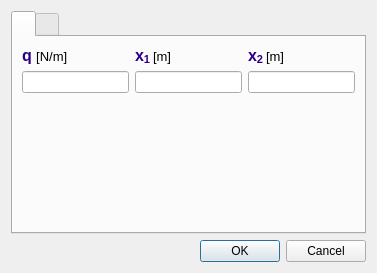
<?xml version="1.0" encoding="UTF-8"?>
<ui version="4.0">
 <class>distributedloaddialog</class>
 <widget class="QDialog" name="distributedloaddialog">
  <property name="geometry">
   <rect>
    <x>0</x>
    <y>0</y>
    <width>377</width>
    <height>273</height>
   </rect>
  </property>
  <property name="windowTitle">
   <string>Add Distributed Load</string>
  </property>
  <property name="modal">
   <bool>true</bool>
  </property>
  <layout class="QVBoxLayout" name="verticalLayout">
   <item>
    <widget class="QTabWidget" name="tabWidget">
     <property name="currentIndex">
      <number>0</number>
     </property>
     <property name="iconSize">
      <size>
       <width>149</width>
       <height>56</height>
      </size>
     </property>
     <widget class="QWidget" name="uniform">
      <attribute name="icon">
       <iconset>
        <normalon>:/files/images/dist_uniformload.png</normalon>
       </iconset>
      </attribute>
      <attribute name="title">
       <string/>
      </attribute>
      <layout class="QGridLayout" name="gridLayout_2">
       <item row="0" column="0">
        <widget class="QLabel" name="label_5">
         <property name="text">
          <string notr="true">&lt;html&gt;&lt;head/&gt;&lt;body&gt;&lt;p&gt;&lt;span style=&quot; font-size:12pt; font-weight:600; color:#2b0086;&quot;&gt;q &lt;/span&gt;&lt;span style=&quot; font-size:10pt; color:#000000;&quot;&gt;[N/m]&lt;/span&gt;&lt;/p&gt;&lt;/body&gt;&lt;/html&gt;</string>
         </property>
        </widget>
       </item>
       <item row="2" column="1">
        <spacer name="verticalSpacer">
         <property name="orientation">
          <enum>Qt::Vertical</enum>
         </property>
         <property name="sizeHint" stdset="0">
          <size>
           <width>20</width>
           <height>40</height>
          </size>
         </property>
        </spacer>
       </item>
       <item row="0" column="1">
        <widget class="QLabel" name="label_6">
         <property name="text">
          <string notr="true">&lt;html&gt;&lt;head/&gt;&lt;body&gt;&lt;p&gt;&lt;span style=&quot; font-size:12pt; font-weight:600; color:#2b0086;&quot;&gt;x&lt;/span&gt;&lt;span style=&quot; font-size:12pt; font-weight:600; color:#2b0086; vertical-align:sub;&quot;&gt;1 &lt;/span&gt;&lt;span style=&quot; font-size:10pt; color:#000000;&quot;&gt;[m]&lt;/span&gt;&lt;/p&gt;&lt;/body&gt;&lt;/html&gt;</string>
         </property>
        </widget>
       </item>
       <item row="1" column="1">
        <widget class="QLineEdit" name="un_x1">
         <property name="text">
          <string notr="true"/>
         </property>
        </widget>
       </item>
       <item row="1" column="2">
        <widget class="QLineEdit" name="un_x2">
         <property name="text">
          <string notr="true"/>
         </property>
        </widget>
       </item>
       <item row="1" column="0">
        <widget class="QLineEdit" name="un_q">
         <property name="text">
          <string notr="true"/>
         </property>
        </widget>
       </item>
       <item row="0" column="2">
        <widget class="QLabel" name="label_7">
         <property name="sizePolicy">
          <sizepolicy hsizetype="Preferred" vsizetype="Minimum">
           <horstretch>0</horstretch>
           <verstretch>0</verstretch>
          </sizepolicy>
         </property>
         <property name="text">
          <string notr="true">&lt;html&gt;&lt;head/&gt;&lt;body&gt;&lt;p&gt;&lt;span style=&quot; font-size:12pt; font-weight:600; color:#2b0086;&quot;&gt;x&lt;/span&gt;&lt;span style=&quot; font-size:12pt; font-weight:600; color:#2b0086; vertical-align:sub;&quot;&gt;2 &lt;/span&gt;&lt;span style=&quot; font-size:10pt; color:#000000;&quot;&gt;[m]&lt;/span&gt;&lt;/p&gt;&lt;/body&gt;&lt;/html&gt;</string>
         </property>
        </widget>
       </item>
      </layout>
     </widget>
     <widget class="QWidget" name="trapezoidal">
      <attribute name="icon">
       <iconset>
        <normalon>:/files/images/dist_trapezoidal.png</normalon>
       </iconset>
      </attribute>
      <attribute name="title">
       <string/>
      </attribute>
      <layout class="QGridLayout" name="gridLayout">
       <item row="0" column="0">
        <widget class="QLabel" name="label">
         <property name="toolTip">
          <string>&lt;html&gt;&lt;head/&gt;&lt;body&gt;&lt;p&gt;This value must be &lt;span style=&quot; font-weight:600;&quot;&gt;&amp;quot;0&amp;quot;&lt;/span&gt; for triangular load&lt;/p&gt;&lt;/body&gt;&lt;/html&gt;</string>
         </property>
         <property name="text">
          <string notr="true">&lt;html&gt;&lt;head/&gt;&lt;body&gt;&lt;p&gt;&lt;span style=&quot; font-size:12pt; font-weight:600; color:#2b0086;&quot;&gt;q&lt;/span&gt;&lt;span style=&quot; font-size:12pt; font-weight:600; color:#2b0086; vertical-align:sub;&quot;&gt;1 &lt;/span&gt;&lt;span style=&quot; font-size:10pt; color:#000000;&quot;&gt;[N/m]&lt;/span&gt;&lt;/p&gt;&lt;/body&gt;&lt;/html&gt;</string>
         </property>
        </widget>
       </item>
       <item row="0" column="1">
        <widget class="QLabel" name="label_2">
         <property name="text">
          <string notr="true">&lt;html&gt;&lt;head/&gt;&lt;body&gt;&lt;p&gt;&lt;span style=&quot; font-size:12pt; font-weight:600; color:#2b0086;&quot;&gt;q&lt;/span&gt;&lt;span style=&quot; font-size:12pt; font-weight:600; color:#2b0086; vertical-align:sub;&quot;&gt;2 &lt;/span&gt;&lt;span style=&quot; font-size:10pt; color:#000000;&quot;&gt;[N/m]&lt;/span&gt;&lt;/p&gt;&lt;/body&gt;&lt;/html&gt;</string>
         </property>
        </widget>
       </item>
       <item row="3" column="0">
        <widget class="QLineEdit" name="tr_x1">
         <property name="text">
          <string notr="true"/>
         </property>
        </widget>
       </item>
       <item row="3" column="1">
        <widget class="QLineEdit" name="tr_x2">
         <property name="text">
          <string notr="true"/>
         </property>
        </widget>
       </item>
       <item row="1" column="1">
        <widget class="QLineEdit" name="tr_q2">
         <property name="text">
          <string notr="true"/>
         </property>
        </widget>
       </item>
       <item row="1" column="0">
        <widget class="QLineEdit" name="tr_q1">
         <property name="text">
          <string notr="true"/>
         </property>
        </widget>
       </item>
       <item row="2" column="0">
        <widget class="QLabel" name="label_3">
         <property name="text">
          <string notr="true">&lt;!DOCTYPE HTML PUBLIC &quot;-//W3C//DTD HTML 4.0//EN&quot; &quot;http://www.w3.org/TR/REC-html40/strict.dtd&quot;&gt;
&lt;html&gt;&lt;head&gt;&lt;meta name=&quot;qrichtext&quot; content=&quot;1&quot; /&gt;&lt;style type=&quot;text/css&quot;&gt;
p, li { white-space: pre-wrap; }
&lt;/style&gt;&lt;/head&gt;&lt;body style=&quot; font-family:'Ubuntu'; font-size:11pt; font-weight:400; font-style:normal;&quot;&gt;
&lt;p style=&quot; margin-top:0px; margin-bottom:0px; margin-left:0px; margin-right:0px; -qt-block-indent:0; text-indent:0px;&quot;&gt;&lt;span style=&quot; font-size:12pt; font-weight:600; color:#2b0086;&quot;&gt;x&lt;/span&gt;&lt;span style=&quot; font-size:12pt; font-weight:600; color:#2b0086; vertical-align:sub;&quot;&gt;1 &lt;/span&gt;&lt;span style=&quot; font-size:10pt; color:#000000;&quot;&gt;[m]&lt;/span&gt;&lt;/p&gt;&lt;/body&gt;&lt;/html&gt;</string>
         </property>
        </widget>
       </item>
       <item row="2" column="1">
        <widget class="QLabel" name="label_4">
         <property name="text">
          <string notr="true">&lt;html&gt;&lt;head/&gt;&lt;body&gt;&lt;p&gt;&lt;span style=&quot; font-size:12pt; font-weight:600; color:#2b0086;&quot;&gt;x&lt;/span&gt;&lt;span style=&quot; font-size:12pt; font-weight:600; color:#2b0086; vertical-align:sub;&quot;&gt;2 &lt;/span&gt;&lt;span style=&quot; font-size:10pt; color:#000000;&quot;&gt;[m]&lt;/span&gt;&lt;/p&gt;&lt;/body&gt;&lt;/html&gt;</string>
         </property>
        </widget>
       </item>
      </layout>
     </widget>
    </widget>
   </item>
   <item>
    <widget class="QDialogButtonBox" name="buttonBox">
     <property name="orientation">
      <enum>Qt::Horizontal</enum>
     </property>
     <property name="standardButtons">
      <set>QDialogButtonBox::Cancel|QDialogButtonBox::Ok</set>
     </property>
    </widget>
   </item>
  </layout>
 </widget>
 <tabstops>
  <tabstop>tabWidget</tabstop>
  <tabstop>un_q</tabstop>
  <tabstop>un_x1</tabstop>
  <tabstop>un_x2</tabstop>
  <tabstop>tr_q1</tabstop>
  <tabstop>tr_q2</tabstop>
  <tabstop>tr_x1</tabstop>
  <tabstop>tr_x2</tabstop>
 </tabstops>
 <resources/>
 <connections>
  <connection>
   <sender>buttonBox</sender>
   <signal>rejected()</signal>
   <receiver>distributedloaddialog</receiver>
   <slot>reject()</slot>
   <hints>
    <hint type="sourcelabel">
     <x>316</x>
     <y>260</y>
    </hint>
    <hint type="destinationlabel">
     <x>286</x>
     <y>274</y>
    </hint>
   </hints>
  </connection>
  <connection>
   <sender>buttonBox</sender>
   <signal>accepted()</signal>
   <receiver>distributedloaddialog</receiver>
   <slot>accept()</slot>
   <hints>
    <hint type="sourcelabel">
     <x>248</x>
     <y>254</y>
    </hint>
    <hint type="destinationlabel">
     <x>157</x>
     <y>274</y>
    </hint>
   </hints>
  </connection>
 </connections>
</ui>
